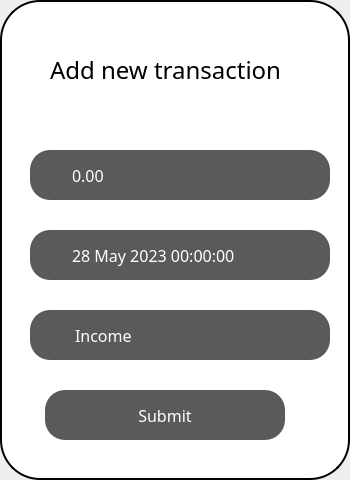
<?xml version="1.0" encoding="UTF-8"?>
<ui version="4.0">
 <class>transactionsWindow</class>
 <widget class="QDialog" name="transactionsWindow">
  <property name="geometry">
   <rect>
    <x>0</x>
    <y>0</y>
    <width>350</width>
    <height>480</height>
   </rect>
  </property>
  <property name="windowTitle">
   <string>Dialog</string>
  </property>
  <widget class="QWidget" name="widget" native="true">
   <property name="geometry">
    <rect>
     <x>0</x>
     <y>0</y>
     <width>350</width>
     <height>480</height>
    </rect>
   </property>
   <property name="styleSheet">
    <string notr="true">QWidget#widget{
background-color: rgb(255,255,255);
border-radius:40px;
border: 2px solid black;
}</string>
   </property>
   <widget class="QLabel" name="label">
    <property name="geometry">
     <rect>
      <x>50</x>
      <y>50</y>
      <width>250</width>
      <height>40</height>
     </rect>
    </property>
    <property name="font">
     <font>
      <family>Poppins Medium</family>
      <pointsize>18</pointsize>
      <bold>false</bold>
     </font>
    </property>
    <property name="styleSheet">
     <string notr="true">color: rgb(0, 0, 0);</string>
    </property>
    <property name="text">
     <string>Add new transaction</string>
    </property>
   </widget>
   <widget class="QPushButton" name="submitButton">
    <property name="geometry">
     <rect>
      <x>45</x>
      <y>390</y>
      <width>240</width>
      <height>50</height>
     </rect>
    </property>
    <property name="font">
     <font>
      <family>Poppins</family>
      <pointsize>12</pointsize>
      <bold>false</bold>
     </font>
    </property>
    <property name="styleSheet">
     <string notr="true">QWidget#submitButton{
	background-color: rgb(90, 90, 90);
	border-radius:20px;
	color: rgb(255,255,255);
}

QWidget#submitButton:hover{
	background-color: rgb(195, 195, 195);
	border-radius:20px;
	color: rgb(255,255,255);
}</string>
    </property>
    <property name="text">
     <string>Submit</string>
    </property>
    <property name="flat">
     <bool>true</bool>
    </property>
   </widget>
   <widget class="QWidget" name="amontWidget" native="true">
    <property name="geometry">
     <rect>
      <x>30</x>
      <y>150</y>
      <width>300</width>
      <height>50</height>
     </rect>
    </property>
    <property name="styleSheet">
     <string notr="true">QWidget#amontWidget{
	background-color: rgb(90, 90, 90);
	border-radius:20px;
}</string>
    </property>
   </widget>
   <widget class="QDoubleSpinBox" name="amountEdit">
    <property name="geometry">
     <rect>
      <x>70</x>
      <y>155</y>
      <width>220</width>
      <height>40</height>
     </rect>
    </property>
    <property name="font">
     <font>
      <family>Poppins</family>
      <pointsize>12</pointsize>
     </font>
    </property>
    <property name="styleSheet">
     <string notr="true">QDoubleSpinBox#amountEdit {
background-color: transparent;
border: none;
outline: none;
color: rgb(255, 255, 255);
}
QDoubleSpinBox#amountEdit:drop-down {
background-color: transparent;
border: none;
color: rgb(255, 255, 255);
outline: none;
}
QDoubleSpinBox#amountEdit:down-arrow {
	image: url(:/new/prefix1/icons/chevron-down.svg);
}

QDoubleSpinBox#amountEdit:up-arrow {
	image: url(:/new/prefix1/icons/chevron-up.svg);
}</string>
    </property>
    <property name="decimals">
     <number>2</number>
    </property>
    <property name="maximum">
     <double>9999999999.989999771118164</double>
    </property>
    <property name="stepType">
     <enum>QAbstractSpinBox::AdaptiveDecimalStepType</enum>
    </property>
   </widget>
   <widget class="QWidget" name="dateWidget" native="true">
    <property name="geometry">
     <rect>
      <x>30</x>
      <y>230</y>
      <width>300</width>
      <height>50</height>
     </rect>
    </property>
    <property name="styleSheet">
     <string notr="true">QWidget#dateWidget{
	background-color: rgb(90, 90, 90);
	border-radius:20px;
}</string>
    </property>
   </widget>
   <widget class="QComboBox" name="typeEdit">
    <property name="geometry">
     <rect>
      <x>70</x>
      <y>315</y>
      <width>221</width>
      <height>40</height>
     </rect>
    </property>
    <property name="font">
     <font>
      <family>Poppins</family>
      <pointsize>12</pointsize>
     </font>
    </property>
    <property name="styleSheet">
     <string notr="true">QComboBox#typeEdit{
background-color: transparent;
border: none;
outline: none;
	color: rgb(255, 255, 255);
}
QComboBox#typeEdit:drop-down {
background-color: transparent;
border: none;
	color: rgb(255, 255, 255);
outline: none;
}
QComboBox#typeEdit:down-arrow {
	image: url(:/new/prefix1/icons/chevron-down.svg);
}</string>
    </property>
    <item>
     <property name="text">
      <string>Income</string>
     </property>
    </item>
    <item>
     <property name="text">
      <string>Expense</string>
     </property>
    </item>
   </widget>
   <widget class="QWidget" name="typeWidget" native="true">
    <property name="geometry">
     <rect>
      <x>30</x>
      <y>310</y>
      <width>300</width>
      <height>50</height>
     </rect>
    </property>
    <property name="styleSheet">
     <string notr="true">QWidget#typeWidget{
	background-color: rgb(90, 90, 90);
	border-radius:20px;
}</string>
    </property>
   </widget>
   <widget class="QDateTimeEdit" name="dateEdit">
    <property name="geometry">
     <rect>
      <x>70</x>
      <y>235</y>
      <width>220</width>
      <height>40</height>
     </rect>
    </property>
    <property name="font">
     <font>
      <family>Poppins</family>
      <pointsize>12</pointsize>
     </font>
    </property>
    <property name="styleSheet">
     <string notr="true">QDateTimeEdit#dateEdit{
background-color: transparent;
border: none;
outline: none;
color: rgb(255, 255, 255);
}
QDateTimeEdit#dateEdit:drop-down {
background-color: transparent;
border: none;
color: rgb(255, 255, 255);
outline: none;
}

QDateTimeEdit#dateEdit:down-arrow {
	image: url(:/new/prefix1/icons/chevron-down.svg);
}

QDateTimeEdit#dateEdit:up-arrow {
	image: url(:/new/prefix1/icons/chevron-up.svg);
}</string>
    </property>
    <property name="date">
     <date>
      <year>2023</year>
      <month>5</month>
      <day>28</day>
     </date>
    </property>
    <property name="minimumDate">
     <date>
      <year>2020</year>
      <month>12</month>
      <day>31</day>
     </date>
    </property>
    <property name="calendarPopup">
     <bool>true</bool>
    </property>
   </widget>
   <zorder>typeWidget</zorder>
   <zorder>amontWidget</zorder>
   <zorder>dateWidget</zorder>
   <zorder>submitButton</zorder>
   <zorder>label</zorder>
   <zorder>amountEdit</zorder>
   <zorder>typeEdit</zorder>
   <zorder>dateEdit</zorder>
  </widget>
 </widget>
 <resources/>
 <connections/>
</ui>
